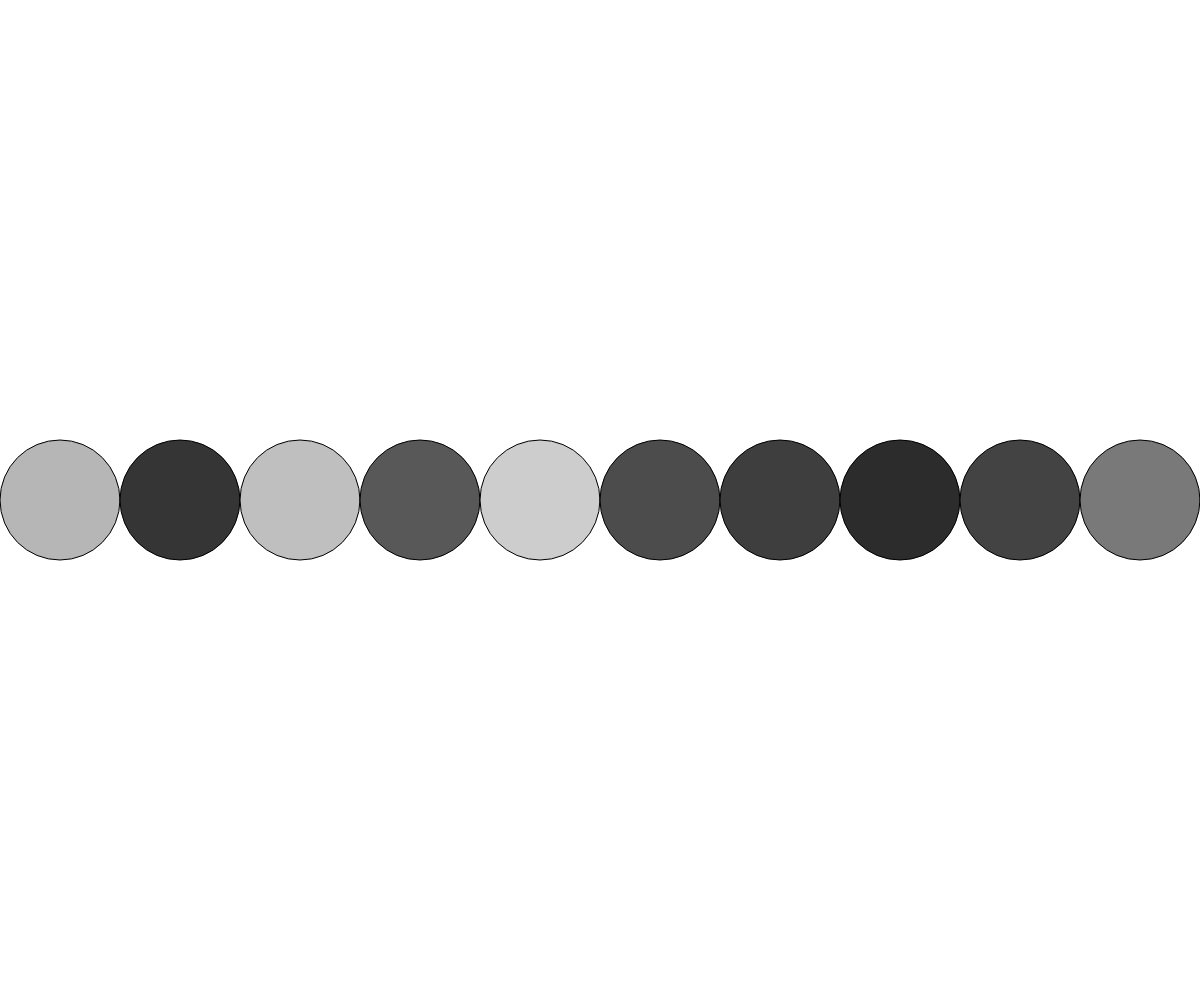
Frame 1 (no input)
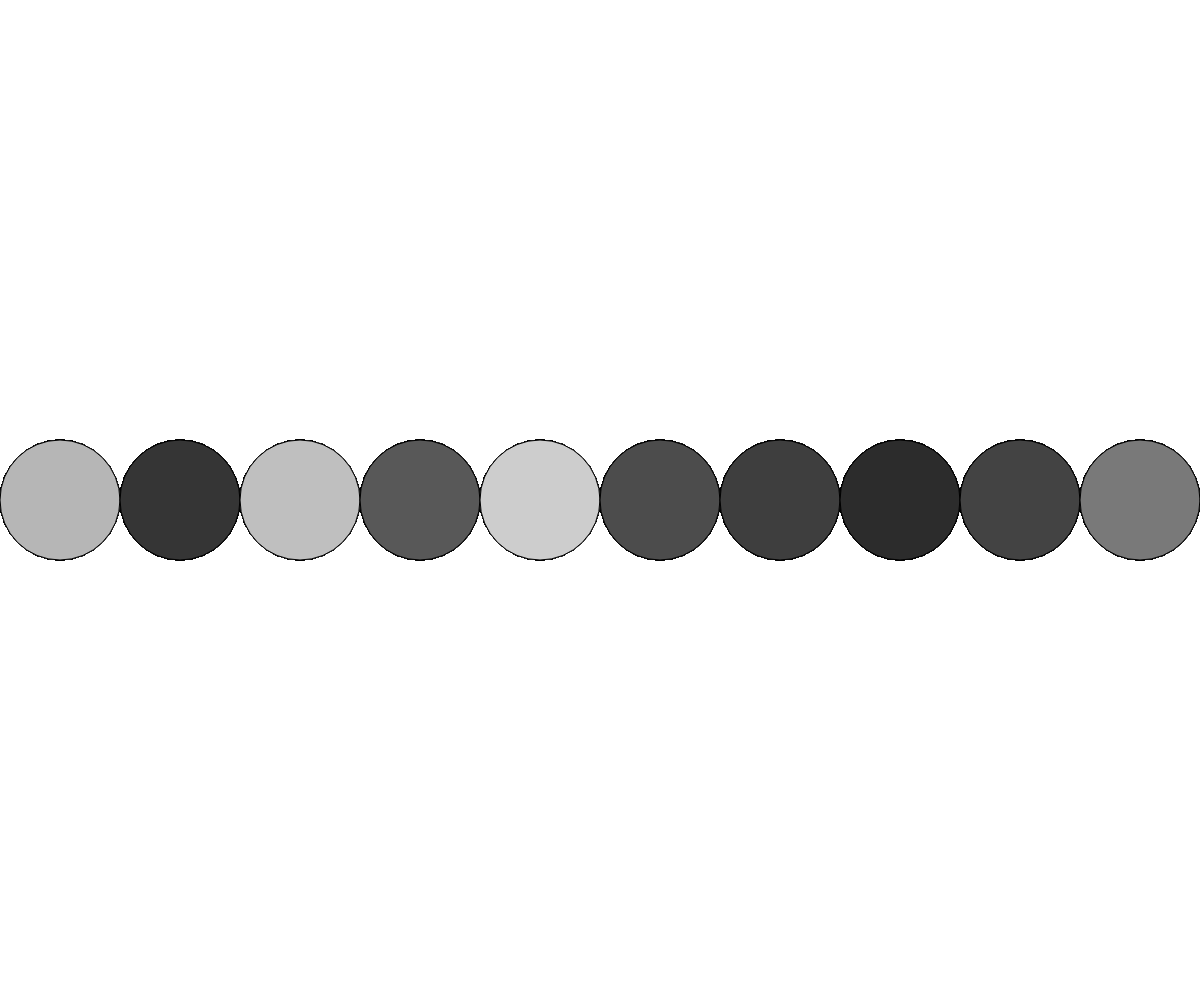
Frame 60 (no input)
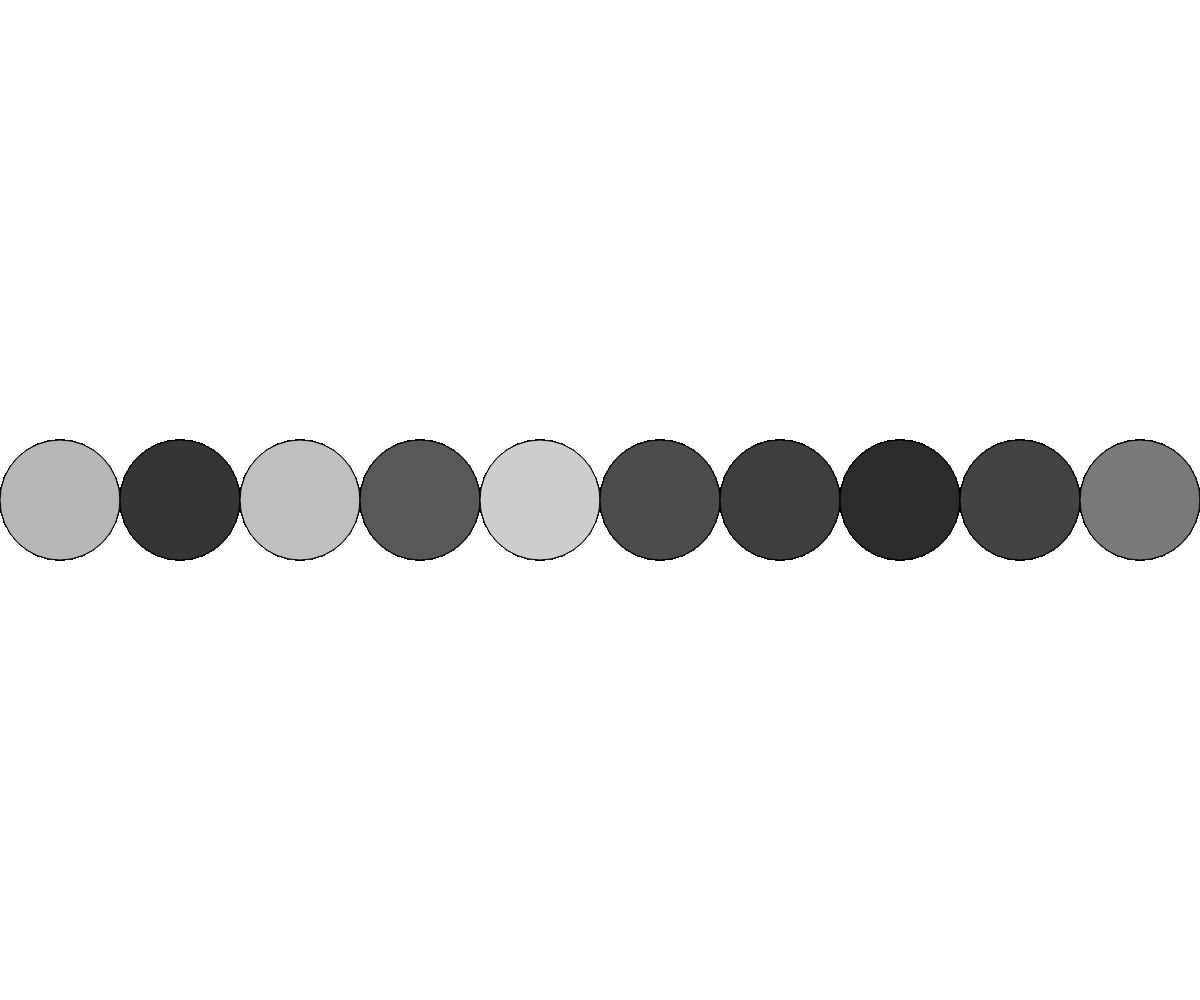
Frame 120 (the mouse pressed at the canvas centre since frame 60)

The p5.js sketch that drew these frames (run headless with seeded random() and noise() and a simulated clock; from frame 60 on, the mouse is pressed at the canvas centre):

// p5.js sketch
// ── sketch.js
let list = [];
let listLen = 10;

function setup(){
  createCanvas(windowWidth, windowHeight);
  for (let i = 0; i < listLen; i++){
    list.push(random(0,255));
  }
}

function draw(){
  for (let i = 0; i < listLen; i++){
    fill(list[i]);
    ellipse(width/listLen * i + width/listLen/2 , height/2, width/listLen);
  }

}

function bubbleSort(nums){
  let swapped = false;
  for (let i = 0; i < nums.length-1; i++){

    if (nums[i] > nums[i+1]){
      let largerNum = nums[i];
      nums[i] = nums[i+1];
      nums[i+1] = largerNum;
      swapped = true;
    }
  }
  if (swapped){
    bubbleSort(nums);
  }

  return nums;


}
function keyPressed(){
  if(keyCode === 32){
    bubbleSort(list);
  }
  if(keyCode === 27){
    list = [];
    for (let i = 0; i < listLen; i++){
        list.push(random(0,255));
      }
  }
}
